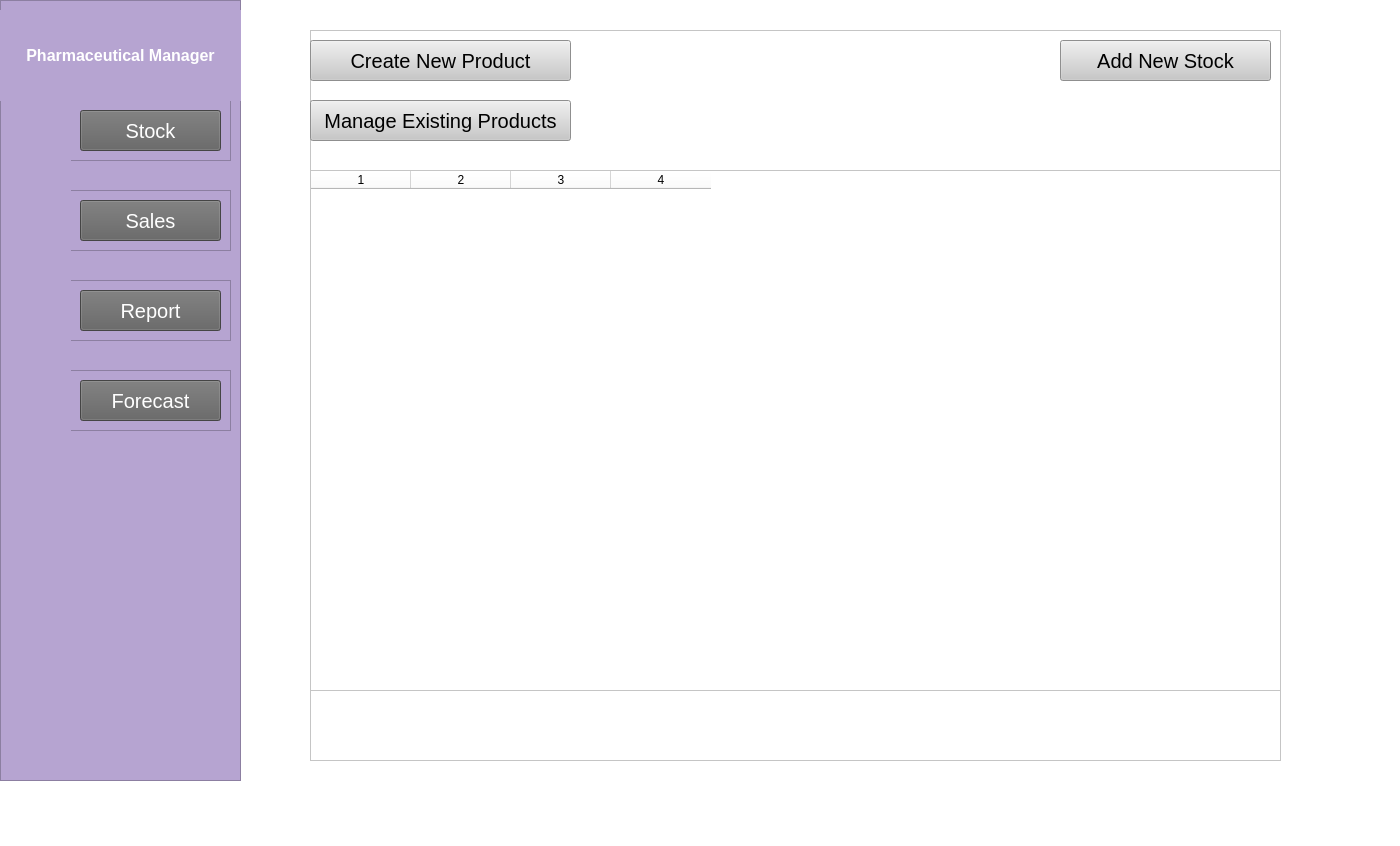
<?xml version="1.0" encoding="UTF-8"?>
<ui version="4.0">
 <class>MainWindow</class>
 <widget class="QMainWindow" name="MainWindow">
  <property name="geometry">
   <rect>
    <x>0</x>
    <y>0</y>
    <width>1400</width>
    <height>846</height>
   </rect>
  </property>
  <property name="sizePolicy">
   <sizepolicy hsizetype="Preferred" vsizetype="Preferred">
    <horstretch>0</horstretch>
    <verstretch>0</verstretch>
   </sizepolicy>
  </property>
  <property name="maximumSize">
   <size>
    <width>16777215</width>
    <height>16777215</height>
   </size>
  </property>
  <property name="windowTitle">
   <string>MainWindow</string>
  </property>
  <property name="styleSheet">
   <string notr="true">background-color: rgb(255, 255, 255);</string>
  </property>
  <widget class="QWidget" name="centralwidget">
   <widget class="QFrame" name="frame_2">
    <property name="geometry">
     <rect>
      <x>0</x>
      <y>0</y>
      <width>241</width>
      <height>781</height>
     </rect>
    </property>
    <property name="styleSheet">
     <string notr="true">background-color: rgb(182, 164, 209);</string>
    </property>
    <property name="frameShape">
     <enum>QFrame::StyledPanel</enum>
    </property>
    <property name="frameShadow">
     <enum>QFrame::Raised</enum>
    </property>
    <widget class="QFrame" name="StockFrame">
     <property name="geometry">
      <rect>
       <x>10</x>
       <y>100</y>
       <width>221</width>
       <height>61</height>
      </rect>
     </property>
     <property name="frameShape">
      <enum>QFrame::StyledPanel</enum>
     </property>
     <property name="frameShadow">
      <enum>QFrame::Raised</enum>
     </property>
     <widget class="QLabel" name="label_3">
      <property name="geometry">
       <rect>
        <x>0</x>
        <y>0</y>
        <width>61</width>
        <height>61</height>
       </rect>
      </property>
      <property name="styleSheet">
       <string notr="true"/>
      </property>
      <property name="text">
       <string/>
      </property>
      <property name="pixmap">
       <pixmap resource="../Resources/images.qrc">:/menu/SourceImages/Box.png</pixmap>
      </property>
      <property name="scaledContents">
       <bool>true</bool>
      </property>
     </widget>
     <widget class="QPushButton" name="StockMenuButton">
      <property name="geometry">
       <rect>
        <x>70</x>
        <y>10</y>
        <width>141</width>
        <height>41</height>
       </rect>
      </property>
      <property name="font">
       <font>
        <family>MS Sans Serif</family>
        <pointsize>15</pointsize>
        <weight>50</weight>
        <bold>false</bold>
       </font>
      </property>
      <property name="styleSheet">
       <string notr="true">
color: rgb(255, 255, 255);
background-color: rgb(97, 97, 97);</string>
      </property>
      <property name="text">
       <string>Stock</string>
      </property>
     </widget>
    </widget>
    <widget class="QFrame" name="SalesFrame">
     <property name="geometry">
      <rect>
       <x>10</x>
       <y>190</y>
       <width>221</width>
       <height>61</height>
      </rect>
     </property>
     <property name="frameShape">
      <enum>QFrame::StyledPanel</enum>
     </property>
     <property name="frameShadow">
      <enum>QFrame::Raised</enum>
     </property>
     <widget class="QLabel" name="label_7">
      <property name="geometry">
       <rect>
        <x>0</x>
        <y>0</y>
        <width>61</width>
        <height>61</height>
       </rect>
      </property>
      <property name="styleSheet">
       <string notr="true"/>
      </property>
      <property name="text">
       <string/>
      </property>
      <property name="pixmap">
       <pixmap resource="../Resources/images.qrc">:/menu/SourceImages/dollar.png</pixmap>
      </property>
      <property name="scaledContents">
       <bool>true</bool>
      </property>
     </widget>
     <widget class="QPushButton" name="SalesMenuButton">
      <property name="geometry">
       <rect>
        <x>70</x>
        <y>10</y>
        <width>141</width>
        <height>41</height>
       </rect>
      </property>
      <property name="font">
       <font>
        <family>MS Sans Serif</family>
        <pointsize>15</pointsize>
        <weight>50</weight>
        <bold>false</bold>
       </font>
      </property>
      <property name="styleSheet">
       <string notr="true">
color: rgb(255, 255, 255);
background-color: rgb(97, 97, 97);</string>
      </property>
      <property name="text">
       <string>Sales</string>
      </property>
     </widget>
    </widget>
    <widget class="QFrame" name="ReportFrame">
     <property name="geometry">
      <rect>
       <x>10</x>
       <y>280</y>
       <width>221</width>
       <height>61</height>
      </rect>
     </property>
     <property name="frameShape">
      <enum>QFrame::StyledPanel</enum>
     </property>
     <property name="frameShadow">
      <enum>QFrame::Raised</enum>
     </property>
     <widget class="QLabel" name="label_9">
      <property name="geometry">
       <rect>
        <x>0</x>
        <y>0</y>
        <width>61</width>
        <height>61</height>
       </rect>
      </property>
      <property name="styleSheet">
       <string notr="true"/>
      </property>
      <property name="text">
       <string/>
      </property>
      <property name="pixmap">
       <pixmap resource="../Resources/images.qrc">:/menu/SourceImages/book.png</pixmap>
      </property>
      <property name="scaledContents">
       <bool>true</bool>
      </property>
     </widget>
     <widget class="QPushButton" name="ReportMenuButton">
      <property name="geometry">
       <rect>
        <x>70</x>
        <y>10</y>
        <width>141</width>
        <height>41</height>
       </rect>
      </property>
      <property name="font">
       <font>
        <family>MS Sans Serif</family>
        <pointsize>15</pointsize>
        <weight>50</weight>
        <bold>false</bold>
       </font>
      </property>
      <property name="styleSheet">
       <string notr="true">
color: rgb(255, 255, 255);
background-color: rgb(97, 97, 97);</string>
      </property>
      <property name="text">
       <string>Report</string>
      </property>
     </widget>
    </widget>
    <widget class="QFrame" name="ForecastFrame">
     <property name="geometry">
      <rect>
       <x>10</x>
       <y>370</y>
       <width>221</width>
       <height>61</height>
      </rect>
     </property>
     <property name="frameShape">
      <enum>QFrame::StyledPanel</enum>
     </property>
     <property name="frameShadow">
      <enum>QFrame::Raised</enum>
     </property>
     <widget class="QLabel" name="label_10">
      <property name="geometry">
       <rect>
        <x>0</x>
        <y>0</y>
        <width>61</width>
        <height>61</height>
       </rect>
      </property>
      <property name="styleSheet">
       <string notr="true"/>
      </property>
      <property name="text">
       <string/>
      </property>
      <property name="pixmap">
       <pixmap resource="../Resources/images.qrc">:/menu/SourceImages/report.png</pixmap>
      </property>
      <property name="scaledContents">
       <bool>true</bool>
      </property>
     </widget>
     <widget class="QPushButton" name="ForecastMenuButton">
      <property name="geometry">
       <rect>
        <x>70</x>
        <y>10</y>
        <width>141</width>
        <height>41</height>
       </rect>
      </property>
      <property name="font">
       <font>
        <family>MS Sans Serif</family>
        <pointsize>15</pointsize>
        <weight>50</weight>
        <bold>false</bold>
       </font>
      </property>
      <property name="styleSheet">
       <string notr="true">
color: rgb(255, 255, 255);
background-color: rgb(97, 97, 97);</string>
      </property>
      <property name="text">
       <string>Forecast</string>
      </property>
     </widget>
    </widget>
    <widget class="QLabel" name="label">
     <property name="geometry">
      <rect>
       <x>0</x>
       <y>10</y>
       <width>241</width>
       <height>91</height>
      </rect>
     </property>
     <property name="font">
      <font>
       <family>MS Sans Serif</family>
       <pointsize>12</pointsize>
       <weight>75</weight>
       <bold>true</bold>
      </font>
     </property>
     <property name="layoutDirection">
      <enum>Qt::LeftToRight</enum>
     </property>
     <property name="styleSheet">
      <string notr="true">color: rgb(255, 255, 255);</string>
     </property>
     <property name="text">
      <string>Pharmaceutical Manager</string>
     </property>
     <property name="alignment">
      <set>Qt::AlignCenter</set>
     </property>
     <property name="wordWrap">
      <bool>true</bool>
     </property>
    </widget>
   </widget>
   <widget class="QFrame" name="ProductView">
    <property name="enabled">
     <bool>true</bool>
    </property>
    <property name="geometry">
     <rect>
      <x>310</x>
      <y>30</y>
      <width>971</width>
      <height>731</height>
     </rect>
    </property>
    <property name="frameShape">
     <enum>QFrame::StyledPanel</enum>
    </property>
    <property name="frameShadow">
     <enum>QFrame::Raised</enum>
    </property>
    <widget class="QTableWidget" name="ProductList">
     <property name="geometry">
      <rect>
       <x>0</x>
       <y>140</y>
       <width>971</width>
       <height>521</height>
      </rect>
     </property>
     <property name="lineWidth">
      <number>1</number>
     </property>
     <property name="sizeAdjustPolicy">
      <enum>QAbstractScrollArea::AdjustToContents</enum>
     </property>
     <property name="alternatingRowColors">
      <bool>false</bool>
     </property>
     <property name="gridStyle">
      <enum>Qt::SolidLine</enum>
     </property>
     <property name="rowCount">
      <number>0</number>
     </property>
     <property name="columnCount">
      <number>4</number>
     </property>
     <attribute name="horizontalHeaderVisible">
      <bool>true</bool>
     </attribute>
     <attribute name="horizontalHeaderCascadingSectionResizes">
      <bool>false</bool>
     </attribute>
     <attribute name="horizontalHeaderHighlightSections">
      <bool>true</bool>
     </attribute>
     <attribute name="horizontalHeaderShowSortIndicator" stdset="0">
      <bool>false</bool>
     </attribute>
     <attribute name="horizontalHeaderStretchLastSection">
      <bool>false</bool>
     </attribute>
     <attribute name="verticalHeaderVisible">
      <bool>false</bool>
     </attribute>
     <column/>
     <column/>
     <column/>
     <column/>
    </widget>
    <widget class="QPushButton" name="CreateProductButton">
     <property name="geometry">
      <rect>
       <x>0</x>
       <y>10</y>
       <width>261</width>
       <height>41</height>
      </rect>
     </property>
     <property name="font">
      <font>
       <family>MS Sans Serif</family>
       <pointsize>15</pointsize>
       <weight>50</weight>
       <bold>false</bold>
      </font>
     </property>
     <property name="styleSheet">
      <string notr="true">background-color: rgb(200, 200, 200);</string>
     </property>
     <property name="text">
      <string>Create New Product</string>
     </property>
    </widget>
    <widget class="QPushButton" name="SwitchListButton">
     <property name="geometry">
      <rect>
       <x>750</x>
       <y>10</y>
       <width>211</width>
       <height>41</height>
      </rect>
     </property>
     <property name="font">
      <font>
       <family>MS Sans Serif</family>
       <pointsize>15</pointsize>
       <weight>50</weight>
       <bold>false</bold>
      </font>
     </property>
     <property name="styleSheet">
      <string notr="true">background-color: rgb(200, 200, 200);</string>
     </property>
     <property name="text">
      <string>Add New Stock</string>
     </property>
    </widget>
    <widget class="QPushButton" name="CreateProductButton_2">
     <property name="geometry">
      <rect>
       <x>0</x>
       <y>70</y>
       <width>261</width>
       <height>41</height>
      </rect>
     </property>
     <property name="font">
      <font>
       <family>MS Sans Serif</family>
       <pointsize>15</pointsize>
       <weight>50</weight>
       <bold>false</bold>
      </font>
     </property>
     <property name="styleSheet">
      <string notr="true">background-color: rgb(200, 200, 200);</string>
     </property>
     <property name="text">
      <string>Manage Existing Products</string>
     </property>
    </widget>
   </widget>
  </widget>
  <widget class="QStatusBar" name="statusbar"/>
 </widget>
 <resources>
  <include location="../Resources/images.qrc"/>
 </resources>
 <connections/>
</ui>
